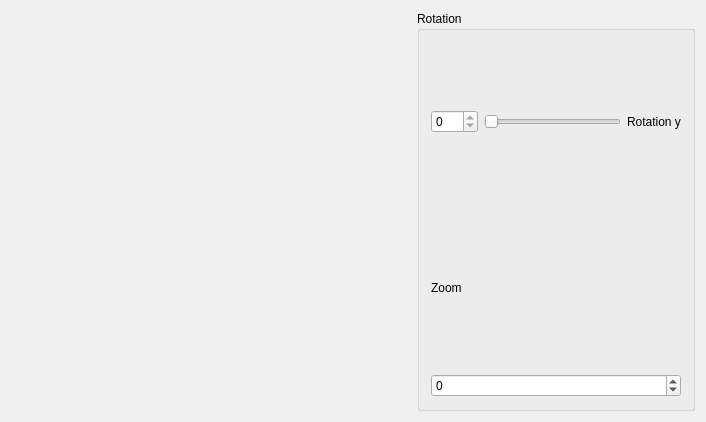
<?xml version="1.0" encoding="UTF-8"?>
<ui version="4.0">
 <class>MainWindow</class>
 <widget class="QMainWindow" name="MainWindow">
  <property name="geometry">
   <rect>
    <x>0</x>
    <y>0</y>
    <width>706</width>
    <height>418</height>
   </rect>
  </property>
  <property name="windowTitle">
   <string>Praktikum3_n</string>
  </property>
  <widget class="QWidget" name="centralWidget">
   <layout class="QHBoxLayout" name="horizontalLayout">
    <item>
     <widget class="MyGLWidget" name="widget" native="true">
      <property name="minimumSize">
       <size>
        <width>400</width>
        <height>400</height>
       </size>
      </property>
     </widget>
    </item>
    <item>
     <layout class="QVBoxLayout" name="vblControls">
      <item>
       <widget class="QGroupBox" name="gbxRotation">
        <property name="maximumSize">
         <size>
          <width>400</width>
          <height>400</height>
         </size>
        </property>
        <property name="title">
         <string>Rotation</string>
        </property>
        <layout class="QVBoxLayout" name="verticalLayout">
         <item>
          <layout class="QHBoxLayout" name="horizontalLayout_2">
           <item>
            <widget class="QSpinBox" name="sbxRotationZ">
             <property name="readOnly">
              <bool>true</bool>
             </property>
             <property name="maximum">
              <number>359</number>
             </property>
            </widget>
           </item>
           <item>
            <widget class="QSlider" name="sldRotationZ">
             <property name="maximum">
              <number>359</number>
             </property>
             <property name="orientation">
              <enum>Qt::Horizontal</enum>
             </property>
            </widget>
           </item>
           <item>
            <widget class="QLabel" name="lblRotationZ">
             <property name="text">
              <string>Rotation y</string>
             </property>
            </widget>
           </item>
          </layout>
         </item>
         <item>
          <widget class="QLabel" name="label">
           <property name="text">
            <string>Zoom</string>
           </property>
          </widget>
         </item>
         <item>
          <widget class="QSpinBox" name="sbxTranslateZ">
           <property name="minimum">
            <number>-300</number>
           </property>
           <property name="maximum">
            <number>100</number>
           </property>
          </widget>
         </item>
        </layout>
       </widget>
      </item>
     </layout>
    </item>
   </layout>
  </widget>
 </widget>
 <layoutdefault spacing="6" margin="11"/>
 <customwidgets>
  <customwidget>
   <class>MyGLWidget</class>
   <extends>QWidget</extends>
   <header location="global">myglwidget.h</header>
   <container>1</container>
   <slots>
    <slot>receiveRotationZ(int)</slot>
   </slots>
  </customwidget>
 </customwidgets>
 <resources/>
 <connections>
  <connection>
   <sender>sldRotationZ</sender>
   <signal>valueChanged(int)</signal>
   <receiver>sbxRotationZ</receiver>
   <slot>setValue(int)</slot>
   <hints>
    <hint type="sourcelabel">
     <x>531</x>
     <y>216</y>
    </hint>
    <hint type="destinationlabel">
     <x>462</x>
     <y>210</y>
    </hint>
   </hints>
  </connection>
  <connection>
   <sender>sldRotationZ</sender>
   <signal>valueChanged(int)</signal>
   <receiver>widget</receiver>
   <slot>receiveRotationZ(int)</slot>
   <hints>
    <hint type="sourcelabel">
     <x>561</x>
     <y>211</y>
    </hint>
    <hint type="destinationlabel">
     <x>336</x>
     <y>131</y>
    </hint>
   </hints>
  </connection>
 </connections>
</ui>
